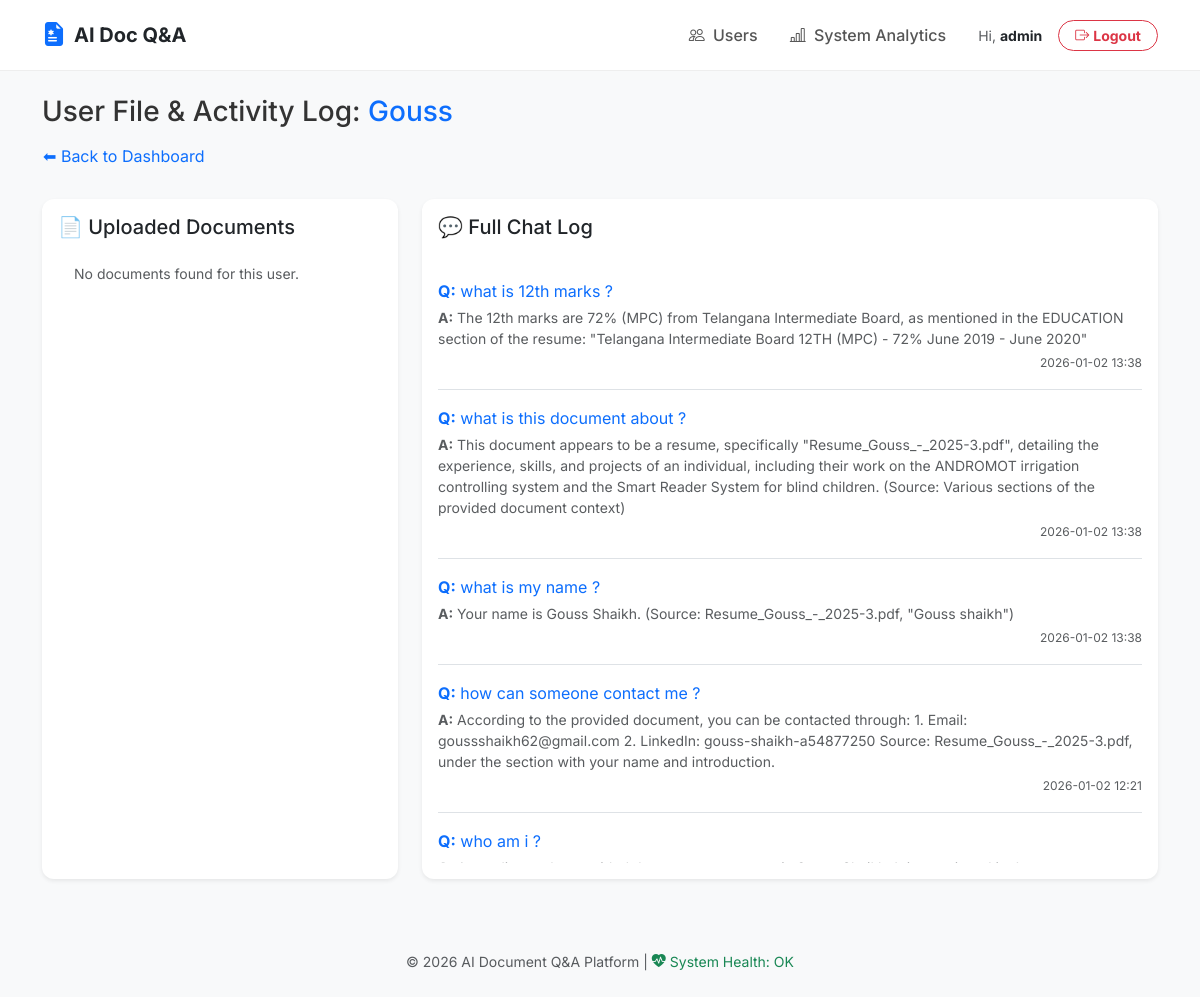
The app's page /admin/user/2 (signed in) with its own data.
### backend/models.py (models this page shows, shortened)
class User(db.Model, UserMixin):
    id = db.Column(db.Integer, primary_key=True)
    username = db.Column(db.String(80), unique=True, nullable=False)
    email = db.Column(db.String(120), unique=True, nullable=False)
    password = db.Column(db.String(200), nullable=False)
    role = db.Column(db.String(20), default="user")
    created_at = db.Column(db.DateTime, default=datetime.utcnow)
    chats = db.relationship('ChatHistory', backref='author', lazy=True)
    analytics = db.relationship('UsageAnalytics', backref='user', lazy=True)
    reset_token = db.Column(db.String(100), nullable=True)
    reset_token_expiry = db.Column(db.DateTime, nullable=True)

class ChatHistory(db.Model):
    id = db.Column(db.Integer, primary_key=True)
    question = db.Column(db.Text, nullable=False)
    answer = db.Column(db.Text, nullable=False)
    sources = db.Column(db.Text)
    created_at = db.Column(db.DateTime, default=datetime.utcnow)
    user_id = db.Column(db.Integer, db.ForeignKey('user.id'), nullable=False)

### backend/admin.py (the view)
@admin.route("/admin/user/<int:user_id>")
@login_required
def user_detail(user_id):
    if current_user.role != 'admin':
        abort(403)
    user = User.query.get_or_404(user_id)
    chats = ChatHistory.query.filter_by(user_id=user.id).order_by(ChatHistory.created_at.desc()).all()
    user_folder = f"user_{user.id}"
    user_upload_dir = os.path.join(Config.UPLOAD_DIR, user_folder)
    pdfs = []
    if os.path.exists(user_upload_dir):
        pdfs = os.listdir(user_upload_dir)
    return render_template("admin_user_detail.html", user=user, chats=chats, pdfs=pdfs)

### frontend/templates/admin_user_detail.html (shortened to what this page needs)
{% extends "base.html" %}
{% block content %}
<div class="row mb-4">
    <div class="col">
        <h3>User File & Activity Log: <span class="text-primary">{{ user.username }}</span></h3>
        <a href="/admin" class="btn btn-link px-0 text-decoration-none">⬅ Back to Dashboard</a>
    </div>
</div>
<div class="row">
    <div class="col-md-4">
        <div class="card chat-card p-3 h-100 shadow-sm border-0">
            <h5>📄 Uploaded Documents</h5>
            <ul class="list-group list-group-flush mt-3">
                {% for pdf in pdfs %}
                <li class="list-group-item d-flex justify-content-between align-items-center">
                    <span class="text-truncate" style="max-width: 180px;">{{ pdf }}</span>
                    <span class="badge bg-secondary rounded-pill small">PDF</span>
                </li>
                {% else %}
                <p class="text-muted small px-3">No documents found for this user.</p>
                {% endfor %}
            </ul>
        </div>
    </div>
    <div class="col-md-8">
        <div class="card chat-card p-3 h-100 shadow-sm border-0">
            <h5>💬 Full Chat Log</h5>
            <div class="overflow-auto mt-3" style="max-height: 600px;">
                {% for chat in chats %}
                <div class="border-bottom py-3">
                    <p class="mb-1 text-primary"><strong>Q:</strong> {{ chat.question }}</p>
                    <p class="mb-0 text-muted small"><strong>A:</strong> {{ chat.answer }}</p>
                    <div class="text-end">
                        <small class="text-muted" style="font-size: 0.75rem;">
                            {{ chat.created_at.strftime('%Y-%m-%d %H:%M') if chat.created_at }}
                        </small>
                    </div>
                </div>
                {% else %}
                <p class="text-muted py-4 text-center">No interactions recorded yet.</p>
                {% endfor %}
            </div>
        </div>
    </div>
</div>
{% endblock %}

### frontend/templates/base.html (shortened to what this page needs)
<!DOCTYPE html>
<html lang="en">
<head>
    <link href="https://cdn.jsdelivr.net/npm/bootstrap@5.3.0/dist/css/bootstrap.min.css" rel="stylesheet">
    <link rel="stylesheet" href="https://cdn.jsdelivr.net/npm/bootstrap-icons@1.11.0/font/bootstrap-icons.css">
</head>
<body>
    <nav class="navbar navbar-expand-lg sticky-top mb-4">
        <div class="container">
            <a class="navbar-brand fw-bold d-flex align-items-center" href="/">
                <i class="bi bi-file-earmark-medical-fill text-primary me-2 fs-4"></i>
                <span class="text-dark">AI Doc Q&A</span>
            </a>
            <div class="collapse navbar-collapse" id="navbarNav">
                <ul class="navbar-nav ms-auto align-items-center">
                    {% if current_user.is_authenticated %}
                        {% if current_user.role == 'admin' %}
                            <li class="nav-item">
                                <a class="nav-link px-3" href="/users">
                                    <i class="bi bi-people me-1"></i> Users
                                </a>
                            </li>
                            <li class="nav-item">
                                <a class="nav-link px-3" href="/admin/analytics">
                                    <i class="bi bi-bar-chart-line me-1"></i> System Analytics
                                </a>
                            </li>
                        {% endif %}
                        <li class="nav-item ms-lg-3">
                            <span class="navbar-text text-muted small me-3">
                                Hi, <strong class="text-dark">{{ current_user.username }}</strong>
                            </span>
                        </li>
                        <li class="nav-item">
                            <a href="/logout" class="btn btn-sm btn-outline-danger rounded-pill px-3 fw-bold">
                                <i class="bi bi-box-arrow-right me-1"></i>Logout
                            </a>
                        </li>
                    {% endif %}
                </ul>
            </div>
        </div>
    </nav>
    <div class="container">
        {% block content %}{% endblock %}
    </div>
    <footer class="text-center py-4 mt-5 text-muted small">
        <p>&copy; 2026 AI Document Q&A Platform | <a href="/health" class="text-decoration-none text-success"><i class="bi bi-heart-pulse-fill"></i> System Health: OK</a></p>
</body>
</html>

### frontend/templates/base.html (style rules this page uses)
:root { --primary-gradient: linear-gradient(135deg, #667eea 0%, #764ba2 100%); --glass-bg: rgba(255, 255, 255, 0.95); }
body { background-color: #f8f9fa; font-family: 'Inter', sans-serif; color: #333; }
.navbar { background: white !important; border-bottom: 1px solid #eee; padding: 0.75rem 0; }
.card { border: none; border-radius: 12px; transition: transform 0.2s ease, box-shadow 0.2s ease; }
.nav-link { font-weight: 500; color: #555 !important; transition: color 0.2s; }

### records on screen
User: username "admin"
User: username "Gouss"
ChatHistory: question "what is 12th marks ?", answer "The 12th marks are 72% (MPC) from Telangana Intermediate Board, as mentioned in the EDUCATION section of the resume: \"Telangana Intermediate Board 12TH (MPC) - 72% June 2019 - June 2020\"", created_at "2026-01-02 13:38"
ChatHistory: question "what is this document about ?", answer "This document appears to be a resume, specifically \"Resume_Gouss_-_2025-3.pdf\", detailing the experience, skills, and projects of an individual, including their work on the ANDROMOT irrigation controlling system and the Smart Reader System for blind children. (Source: Various sections of the provided document context)", created_at "2026-01-02 13:38"
ChatHistory: question "what is my name ?", answer "Your name is Gouss Shaikh. (Source: Resume_Gouss_-_2025-3.pdf, \"Gouss shaikh\")", created_at "2026-01-02 13:38"
ChatHistory: question "how can someone contact me ?", answer "According to the provided document, you can be contacted through: 1. Email: goussshaikh62@gmail.com 2. LinkedIn: gouss-shaikh-a54877250 Source: Resume_Gouss_-_2025-3.pdf, under the section with your name and introduction.", created_at "2026-01-02 12:21"
ChatHistory: question "who am i ?"
